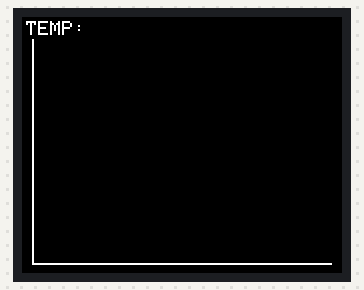
Bench run of a sketch on a simulated Arduino Uno, built for the host (arithmetic inside an expression is 32-bit, double 64-bit). Parts: 160×128 colour display. Storage starts empty; what the sketch prints to the serial monitor is not drawn.

Above: at 0.2 s.

The sketch:

Smd_Oven.ino
```cpp
/*
  An example analogue/digital clock using a TFT LCD screen to show the
  use of some of the drawing commands with the Adafruit_ST7735 library.
  For a more accurate clock, it would be better to use the RTClib library.
  But this is just a demo.

  This examples uses the hardware SPI only. Non-hardware SPI
  is just too slow (~8 times slower!)

  Gilchrist 6/2/2014 1.0
*/

#define P_sclk 13  // Don't change
#define mosi 11  // Don't change
#define TFT_cs   9
#define dc   8
#define rst  7  // you can also connect this to the Arduino reset
#include <Adafruit_GFX.h>    // Core graphics library
#include <Adafruit_ST7735.h> // Hardware-specific library
#include <SPI.h>
#include <SD.h>
#include <Thermocouple.h>

Adafruit_ST7735 tft = Adafruit_ST7735(TFT_cs, dc, rst);       // Invoke custom library

Thermocouple tc1 = Thermocouple(3);
// High when a value is ready to be read
volatile bool readFlag;

// Value to store analog result
volatile int analogVal;
volatile uint8_t cnt=0;
float temperatureMean=0;
uint8_t temperatureCount=0;

void setup_timer2() {
  TCCR2B = 0x00;        //Disbale Timer2 while we set it up
  TCNT2 = 0;
  //Reset Timer Count to 130 out of 255
  TIFR2 = 0x00;        //Timer2 INT Flag Reg: Clear Timer Overflow Flag
  TIMSK2 = 0x02;        //Timer2 INT Reg: Timer2 Overflow Interrupt Enable
  TCCR2A = 0x00;        //Timer2 Control Reg A: Wave Gen Mode normal
  TCCR2B = (1 << CS22) | (1 << CS20); //Timer2 Control Reg B: Timer Prescaler set to 128 cnt = 0;
  OCR2A = 125; //1MS
}

void setup(void) {
  Serial.begin(9600);
  Serial.print("Initializing SD card...");
  if (!SD.begin(4)) {
    Serial.println("failed!");
    //return;
  }
  Serial.println("OK!");
  tft.initR(INITR_BLACKTAB);
  tft.setRotation(1);
  tft.fillScreen(ST7735_BLACK);
  tft.setTextColor(ST7735_WHITE, ST7735_BLACK);  // Adding a black background colour erases previous text automatically
  tft.setCursor (2, 2);
  tft.print("TEMP: ");
  tft.drawFastVLine(5,11,112,ST7735_WHITE);
  tft.drawFastHLine(5,123,150,ST7735_WHITE);


  setupAdc();
  setup_timer2();
  sei();
}

void setupAdc(){
  // clear ADLAR in ADMUX (0x7C) to right-adjust the result
  // ADCL will contain lower 8 bits, ADCH upper 2 (in last two bits)
  ADMUX &= B11011111;

  // Set REFS1..0 in ADMUX (0x7C) to change reference voltage to the
  // proper source (01)
  ADMUX |= B01000000;

  // Clear MUX3..0 in ADMUX (0x7C) in preparation for setting the analog
  // input
  ADMUX &= B11110000;

  ADMUX |= 0;//A0
  // ADMUX |= B00001000; // Binary equivalent

  // Set ADEN in ADCSRA (0x7A) to enable the ADC.
  // Note, this instruction takes 12 ADC clocks to execute
  ADCSRA = B10000000;

  // Set the Prescaler to 128 (16000KHz/128 = 125KHz)
  // Above 200KHz 10-bit results are not reliable.
  ADCSRA |= B00000111;

  // Set ADIE in ADCSRA (0x7A) to enable the ADC interrupt.
  // Without this, the internal interrupt will not trigger.
  ADCSRA |= B00001000;

  readFlag = 0;
  // Set ADSC in ADCSRA (0x7A) to start the ADC conversion
  //ADCSRA |=B01000000;
}

void loop() {
 //getting the voltage reading from the temperature sensor
 if(readFlag==1){
  int reading = analogVal;

 // converting that reading to voltage, for 3.3v arduino use 3.3
 float voltage = reading * 5.0;
 voltage /= 1024.0;

 // now print out the temperature
 //float temperatureC = (voltage - 0.550) * 100 ;  //converting from 10 mv per degree wit 750 mV offset
                                               //to degrees ((voltage - 750mV) times 100)
  float temperatureC = (voltage - 0.550) * 20 ;  //Tomaremos 5 muestras de 50ms, para considear una Tmp OL
  temperatureMean+=temperatureC;
  temperatureCount++;
  if(temperatureCount==5){
    //Serial.print(millis());
    //Serial.print("\t");
    //Serial.println(temperatureMean);
    tft.setTextColor(ST7735_RED, ST7735_BLACK);
    tft.setCursor (2+6*7, 2);
    tft.print(temperatureMean);
    temperatureMean=0;
    temperatureCount=0;
    tft.setCursor(2+12*7+2,2);
    float max66775 = tc1.readC();
    tft.print(max66775);

  }
  readFlag=0;
 }
}

ISR(TIMER2_COMPA_vect) {
  //digitalWrite(13, LOW);
  cnt++;
  TCNT2 = 0;
  if (cnt == 50) { // 50ms
    uint8_t tmp = SREG;
    cli();
    ADCSRA |=B01000000;
    SREG = tmp;
    cnt = 0;
  }

}


// Interrupt service routine for the ADC completion
ISR(ADC_vect){

  // Done reading
  readFlag = 1;

  // Must read low first
  analogVal = ADCL | (ADCH << 8);
}
```
